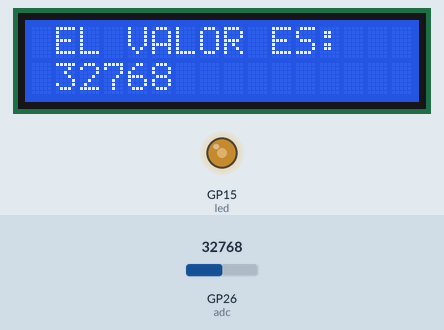
Recording of a program running on a simulated Raspberry Pi Pico running MicroPython. On the bench: 16×2 character LCD, output pins drawn as LEDs (lit = HIGH). Inputs (shaded band) come from the test bench; at power-on: GP26 (adc) = 32768 (analog values on the 0–65535 scale). What the program prints to the serial console is not drawn.

Above: at 1.3 s.
1.4 s: GP26 (adc) set to 45874
At 3.4 s:
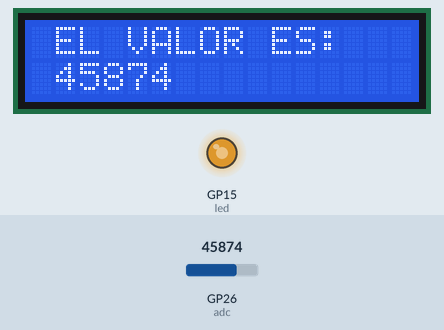
3.7 s: GP26 (adc) set to 57670
At 6.2 s:
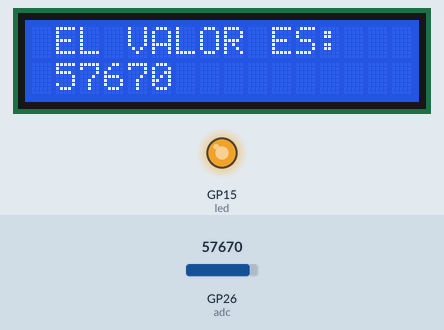
6.5 s: GP26 (adc) set to 7864
At 7.8 s:
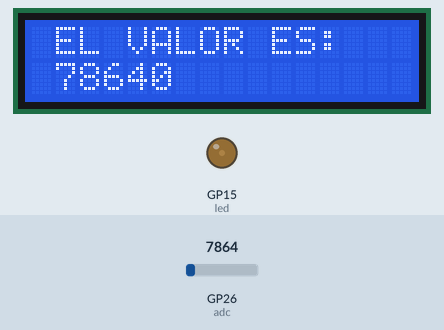
8.7 s: GP26 (adc) set to 0
At 11.5 s:
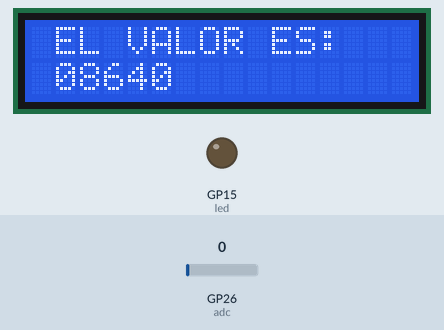
Timing chart, 0 to 12.6 s (numbered marks = the images above; inputs shaded):
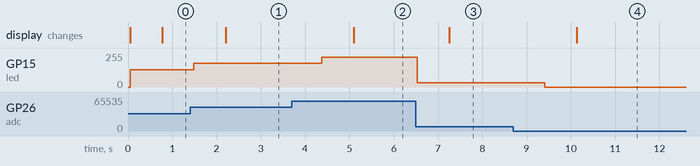

Measured:
- after the input at 1.4 s, GP15 (led): 128/255 → 178/255 after 0.09 s; the display: changes after 0.81 s (image 1)
- after the input at 3.7 s, GP15 (led): 178/255 → 224/255 after 0.67 s; the display: changes after 1.4 s (image 2)
- after the input at 6.5 s, GP15 (led): 224/255 → 31/255 at once; the display: changes after 0.76 s (image 3)
- after the input at 8.7 s, GP15 (led): 31/255 → 0/255 after 0.72 s; the display: changes after 1.4 s (image 4)

The program:

potenciometro.py
```python
from machine import I2C, Pin, ADC, PWM
from time import sleep
from pico_i2c_lcd import I2cLcd
adc = ADC(Pin(26))
i2c = I2C(0, sda=Pin(0), scl=Pin(1), freq=400000)
led = PWM(Pin(15))
led.freq(10000)
I2C_ADDR = i2c.scan()[0]
lcd = I2cLcd(i2c, I2C_ADDR, 2, 16)

while True:
    valor_poten = adc.read_u16()
    print(valor_poten)
    led.duty_u16(valor_poten)
    sleep(0.7)
    lcd.move_to(1,0)
    lcd.putstr("EL VALOR ES:    ")
    lcd.putstr(str(valor_poten))

    #LED
    
```
